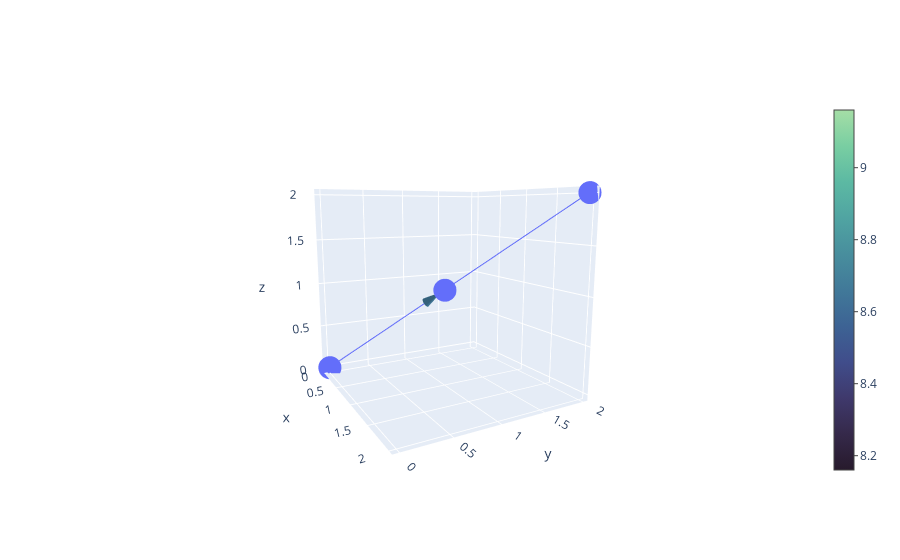

Here is the notebook cell this chart was saved with:
### Code cell
fig = go.Figure()

fig.add_trace(go.Scatter3d(
    x=[0, 1, 2],
    y=[0, 1, 2],
    z=[0, 1, 2],
    name="z",
))

fig.update_layout(
    scene=go.layout.Scene(
        aspectratio=dict(
            x=1,
            y=1,
            z=1
        ),
        camera=dict(
            center=dict(
                x=0,
                y=0,
                z=0
            ),
            eye=dict(
                x=1.96903462608,
                y=-1.09022831971,
                z=0.405345349304
            ),
            up=dict(
                x=0,
                y=0,
                z=1
            )
        ),
        dragmode="turntable",
    ),
    xaxis=dict(title_text="x"),
    yaxis=dict(title_text="y")
)






x, y, z = np.meshgrid(np.arange(-0.8, 1, 0.2),
                      np.arange(-0.8, 1, 0.2),
                      np.arange(-0.8, 1, 0.8))


u = np.sin(np.pi * x) * np.cos(np.pi * y) * np.cos(np.pi * z)
v = -np.cos(np.pi * x) * np.sin(np.pi * y) * np.cos(np.pi * z)
w = (np.sqrt(2.0 / 3.0) * np.cos(np.pi * x) * np.cos(np.pi * y) *
     np.sin(np.pi * z))

x, y, z, u, v, w = list(map(lambda x: x.flatten(), [x, y, z, u, v, w]))

pl_deep = [[0.0, 'rgb(39, 26, 44)'],
           [0.1, 'rgb(53, 41, 74)'],
           [0.2, 'rgb(63, 57, 108)'],
           [0.3, 'rgb(64, 77, 139)'],
           [0.4, 'rgb(61, 99, 148)'],
           [0.5, 'rgb(65, 121, 153)'],
           [0.6, 'rgb(72, 142, 157)'],
           [0.7, 'rgb(80, 164, 162)'],
           [0.8, 'rgb(92, 185, 163)'],
           [0.9, 'rgb(121, 206, 162)'],
           [1.0, 'rgb(165, 222, 166)']]

fig.add_trace(go.Cone(
              x=[1 - .15],
              y=[1 - .15],
              z=[1 - .15],
              u=[5],
              v=[5],
              w=[5],
              sizemode='scaled',
              sizeref=0.025, #this is the default value,
              showscale=True,
              colorscale=pl_deep, 
              colorbar=dict(thickness=20, ticklen=4), 
              anchor='tail'
))


fig.show()

### Figure 1 — Plotly figure (JSON) as saved in the notebook; plotly's stock layout.template omitted (floating-point values rounded to 4 significant figures)
{"data": [{"name": "z", "type": "scatter3d", "x": [0, 1, 2], "y": [0, 1, 2], "z": [0, 1, 2]}, {"anchor": "tail", "colorbar": {"thickness": 20, "ticklen": 4}, "colorscale": [[0, "rgb(39, 26, 44)"], [0.1, "rgb(53, 41, 74)"], [0.2, "rgb(63, 57, 108)"], [0.3, "rgb(64, 77, 139)"], [0.4, "rgb(61, 99, 148)"], [0.5, "rgb(65, 121, 153)"], [0.6, "rgb(72, 142, 157)"], [0.7, "rgb(80, 164, 162)"], [0.8, "rgb(92, 185, 163)"], [0.9, "rgb(121, 206, 162)"], [1, "rgb(165, 222, 166)"]], "showscale": true, "sizemode": "scaled", "sizeref": 0.025, "type": "cone", "u": [5], "v": [5], "w": [5], "x": [0.85], "y": [0.85], "z": [0.85]}], "layout": {"scene": {"aspectratio": {"x": 1, "y": 1, "z": 1}, "camera": {"center": {"x": 0, "y": 0, "z": 0}, "eye": {"x": 1.969, "y": -1.09, "z": 0.4053}, "up": {"x": 0, "y": 0, "z": 1}}, "dragmode": "turntable"}, "xaxis": {"title": {"text": "x"}}, "yaxis": {"title": {"text": "y"}}}}
